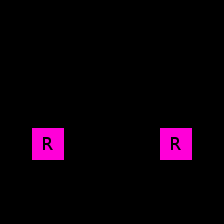

Below is a game level as drawn by its tile map, then a one-line description and the .tmx that defines it (tile-layer data replaced by summaries):
An orthogonal 7x7 tile map with 32x32 px tiles, 2 tile layers (regions, input_set), 3 hidden layers not drawn, 4 tilesets.

<map version="1.10" tiledversion="1.11.0" orientation="orthogonal" renderorder="right-down" width="7" height="7" tilewidth="32" tileheight="32" infinite="0" nextlayerid="6" nextobjectid="1">
 <tileset firstgid="1" name="collision" tilewidth="32" tileheight="32" tilecount="2" columns="2">
  <image source="../../graphics/tiles/collision.png" width="64" height="32" />
 </tileset>
 <tileset firstgid="3" name="set" tilewidth="32" tileheight="32" tilecount="64" columns="8">
  <image source="../../graphics/tiles/set_cave.png" width="256" height="256" />
 </tileset>
 <tileset firstgid="67" name="set_rules" tilewidth="32" tileheight="32" tilecount="4" columns="2">
  <image source="../../graphics/tiles/set_rules.png" width="64" height="64" />
 </tileset>
 <tileset firstgid="71" name="cave" tilewidth="32" tileheight="32" tilecount="128" columns="16">
  <image source="../../graphics/tiles/cave.png" width="512" height="256" />
 </tileset>
 <layer id="1" name="regions" width="7" height="7">
  <data>[49 cells, 16 non-empty, 1 distinct tile ids]</data>
 </layer>
 <layer id="2" name="input_set" width="7" height="7">
  <data>[49 cells, 14 non-empty, 1 distinct tile ids]</data>
 </layer>
 <layer id="3" name="output_NotSet" width="7" height="7" visible="0">
  <data>[49 cells, 2 non-empty, 1 distinct tile ids]</data>
 </layer>
 <layer id="4" name="output_Ground" width="7" height="7" visible="0">
  <data>[49 cells, 6 non-empty, 6 distinct tile ids]</data>
 </layer>
 <layer id="5" name="output_Collision" width="7" height="7" visible="0">
  <data>[49 cells, 14 non-empty, 1 distinct tile ids]</data>
 </layer>
</map>
